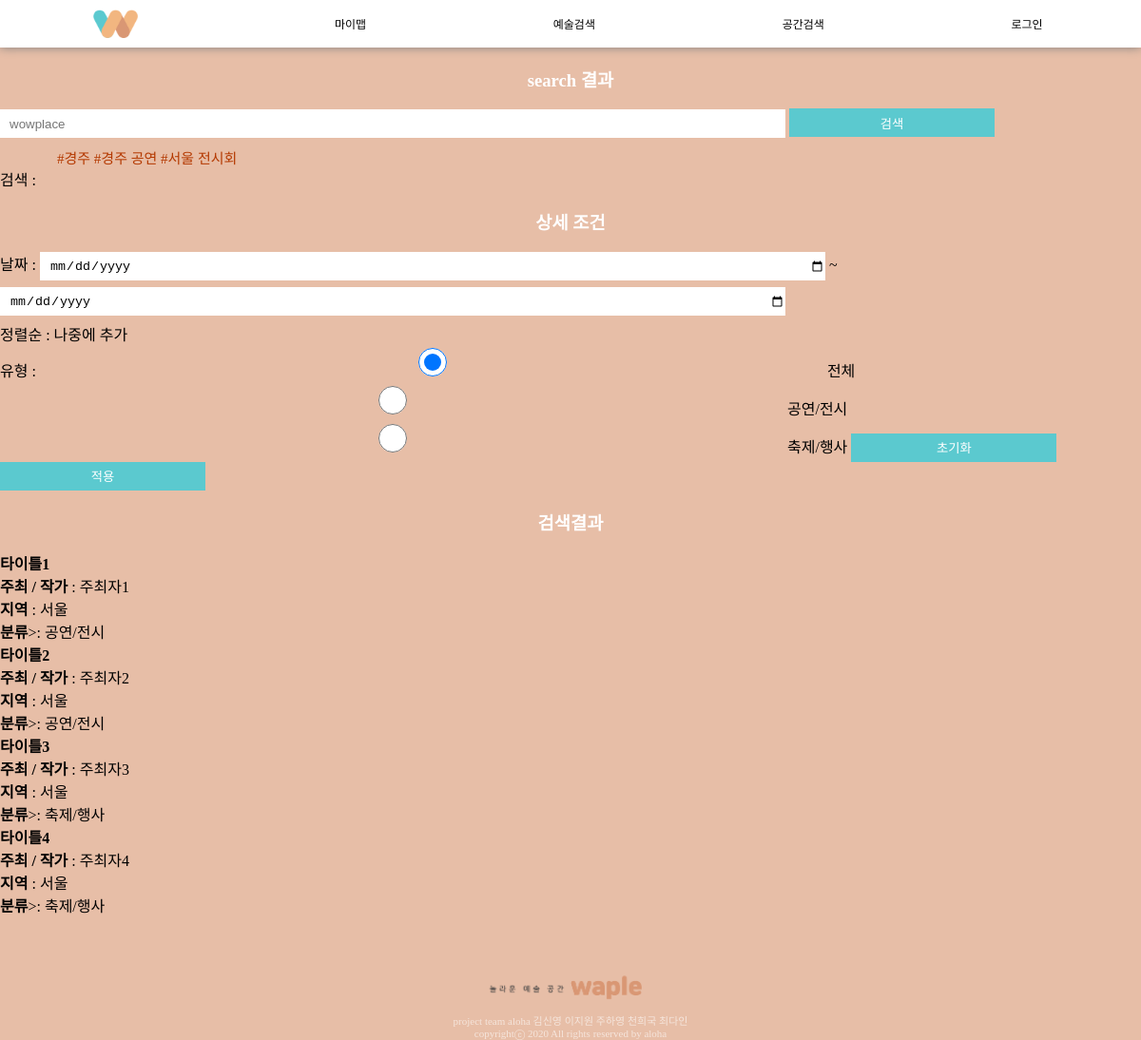
Page /subapp/search/ on the earlier database version.
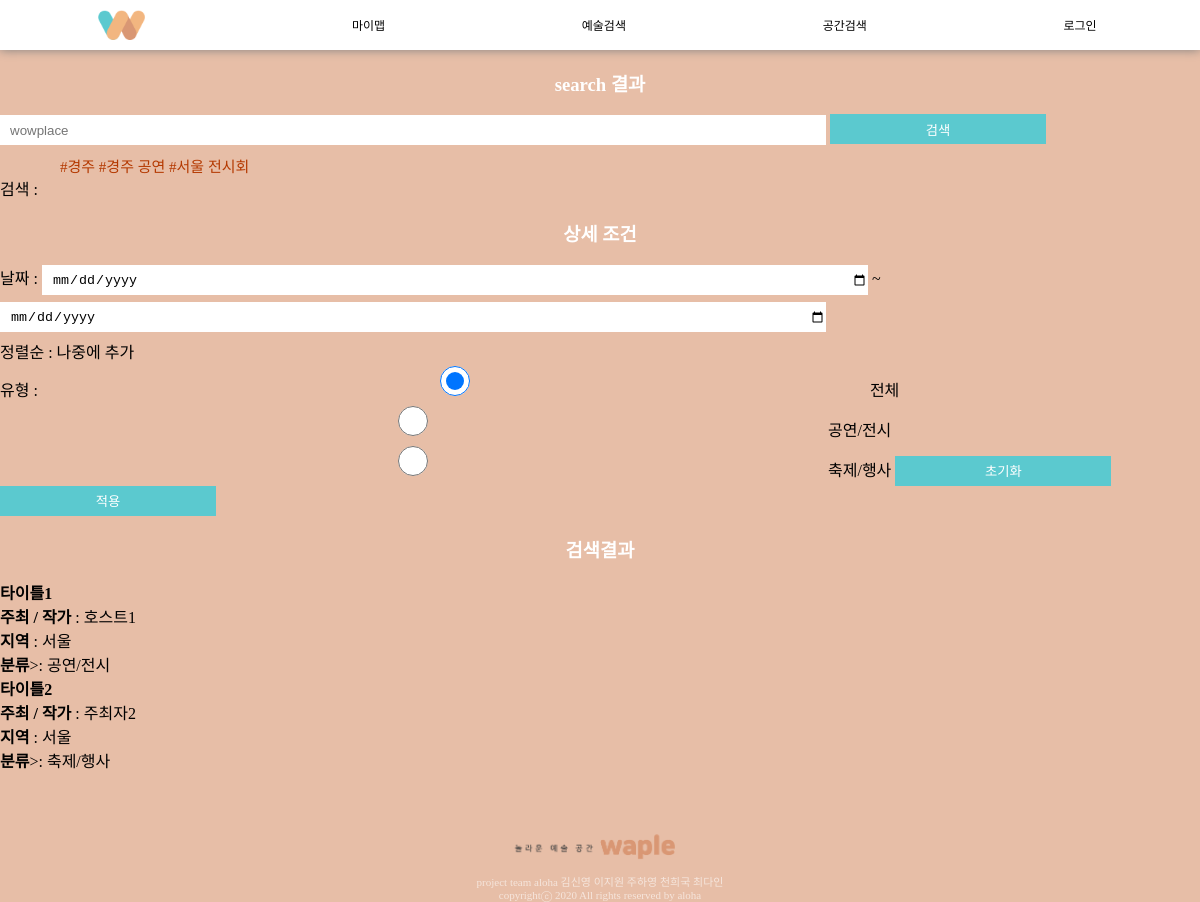
Same page on the later database version.
### subapp/models.py (models this page shows, shortened)
class ArtInfoDB(models.Model):
    title = models.CharField(max_length=30)
    host = models.CharField(max_length=30)
    region = models.CharField(max_length=10)
    category = models.CharField(max_length=10)
    start_date = models.DateField(null=True, auto_now=False, auto_now_add=False)
    end_date = models.DateField(null=True, auto_now=False, auto_now_add=False)

### subapp/views.py (the view)
# urls.py: path('search/', views.search, name='search'),
def search(request):
    context={}
    start = None
    end = None
    category = None
    contents = ArtInfoDB.objects.all()
    kw = request.GET.get('kw', '')
    context['kw'] = kw
    if kw !='': #키워드 입력이 들어왔을때
        contents = contents.filter(
            Q(title__contains=kw) | Q(host__contains=kw)|
            Q(region__contains=kw) | Q(category__contains=kw)
        ).distinct()
    else :
        pass
    category = request.GET.get('category', 'all')
    context['category'] = category
    if category == 'festival' :
        contents = contents.filter(category = '축제/행사')
    elif category == 'performance':
         contents = contents.filter(category = '공연/전시')
    else :
        pass
    context['contents'] = contents
    return render(request, 'subapp/search.html', context)

### subapp/templates/subapp/search.html (shortened to what this page needs)
{% extends 'base.html' %}
{% load static %}
{% block style %}
    <link rel="stylesheet" href="{% static 'subapp/search.css' %}" type="text/css">
{% endblock %}
{% block content %}
 <h3>search 결과</h3>
 <div>
    <form action="{% url 'subapp:search' %}" method="GET">
        <input type="text" placeholder="wowplace" name="kw" value="{{kw|default_if_none:''}}">
        <button type="submit" >검색</button> <br>
        <div id='tag'>
            <span>#경주</span>
            <span>#경주 공연</span>
            <span>#서울 전시회</span>
        </div>
    </form>
 </div>
 <div>
     검색 : {{kw}}
     <form action="" method="GET">
        <h3>상세 조건</h3>
        날짜 : <input type="date" name="start"> ~ <input type="date" name="end"> <br>
        정렬순 : 나중에 추가 <br>
        유형 :
        <input type="radio" name="category" value="all"id="all" {% if category == 'all' %}checked{% endif %} >
        <label for="all">전체</label>
        <input type="radio" name="category" value="performance"id="performance" {% if category ==  'performance'  %}checked{% endif %}>
        <label for="performance">공연/전시</label>
        <input type="radio" name="category" value="festival"id="festival" {% if category == 'festival'  %}checked{% endif %}>
        <label for="festival">축제/행사</label>
        <button type="reset">초기화</button>
        <button type="submit">적용</button>
    </form>
 </div>
 <div>
     <h3>검색결과</h3>
     {% for content in contents %}
    <div>
        <h4><a href="{% url 'subapp:detail' content.pk %}">{{content.title}}</a></h4>
        <b>주최 / 작가</b> : {{content.host}} <br>
        {% if content.region != N %} <b>지역</b> : {{content.region}}<br> {% endif %}
        <b>분류</b>>: {{content.category}}
    </div>
    {% endfor %}
 </div>
{% endblock %}

### templates/base.html (shortened to what this page needs)
{% load static %}
<!DOCTYPE html>
<html lang="en">
<head>
    <link rel="stylesheet" href="{% static 'base.css' %}" type="text/css">
    {% block style %}
    {% endblock %}
</head>
<body>
    <div id='nav'>
        <a href="{% url 'mainapp:home' %}"><img id='logo' src={% static 'logo.png' %} alt='logo'></a>
        {% if user.is_authenticated %}
            <li><a href="{% url 'mainapp:map' %}">마이맵</a></li>
            <li><a href="{% url 'subapp:search' %}">예술검색</a></li>
            <li><a href="{% url 'secondapp:place_search' %}">공간검색</a></li>
            <li>
                <form action="{% url 'accountapp:logout' %}" method="POST">
                    {% csrf_token %}
                    <input type="hidden" name="path" value="{{request.path}}">
                    <button id='log_out'type = submit>로그아웃</button>
                </form>
            </li>
        {% else %}
            <li><a href="{% url 'mainapp:map' %}">마이맵</a></li>
            <li><a href="{% url 'subapp:search' %}">예술검색</a></li>
            <li><a href="{% url 'secondapp:place_search' %}">공간검색</a></li>
            <li><a href="{% url 'accountapp:login' %}">로그인</a></li>
        {% endif %}
    </div>
    {% block content %}
    {% endblock %}
    <div id='bottom'>
        <img id='text_logo' src={% static 'logo2.png' %} alt='logo'><br>
        project team aloha 김신영 이지원 주하영 천희국 최다인<br>
        copyrightⓒ 2020 All rights reserved by aloha
    </div>
</body>
</html>

### static/base.css (style rules this page uses)
body { margin: 0px; background-color: rgb(231, 190, 167); font-family: 'SCDream'; }
#nav { display: flex; justify-content: space-around; align-items: center; background-color: white; box-shadow: 0 0 10px gray; padding-right: 5px; }
a { height: 50px; }
#logo { height: 30px; padding: 10px; padding-left: 0; }
#text_logo { height: 50px; }
#bottom { margin-top: 50px; font-weight: 100; font-size: 11px; color: rgba(255, 255, 255, 0.6); line-height: 120%; text-align: center; }
li { list-style: none; font-size: 12px; }
a:link { color: black; text-decoration: none; }
h3 { text-align: center; color: white; }

### subapp/static/subapp/search.css (style rules this page uses)
h4 { margin: 0%; }
input { width: 68%; height: 30px; border: none; outline: none; margin-bottom: 7px; padding: 0; padding-left: 10px; }
button { width: 18%; height: 30px; background-color: rgb(91, 201, 207); color: white; border: none; }
#tag { margin-top: 3px; margin-left: 5%; font-size: 15px; color: rgb(180, 57, 0); }

Differences in the rows shown:
removed ArtInfoDB: title "타이틀3", host "주최자3", region "서울", category "축제/행사"
removed ArtInfoDB: title "타이틀4", host "주최자4", region "서울", category "축제/행사"
changed ArtInfoDB "타이틀1": host "주최자1" → "호스트1"
changed ArtInfoDB "타이틀2": category "공연/전시" → "축제/행사"
